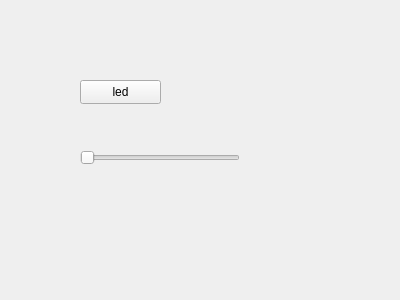
<?xml version="1.0" encoding="UTF-8"?>
<ui version="4.0">
 <class>Widget</class>
 <widget class="QWidget" name="Widget">
  <property name="geometry">
   <rect>
    <x>0</x>
    <y>0</y>
    <width>400</width>
    <height>300</height>
   </rect>
  </property>
  <property name="windowTitle">
   <string>Widget</string>
  </property>
  <widget class="QPushButton" name="pushButton">
   <property name="geometry">
    <rect>
     <x>80</x>
     <y>80</y>
     <width>81</width>
     <height>24</height>
    </rect>
   </property>
   <property name="text">
    <string>led</string>
   </property>
  </widget>
  <widget class="QSlider" name="horizontalSlider">
   <property name="geometry">
    <rect>
     <x>80</x>
     <y>150</y>
     <width>160</width>
     <height>16</height>
    </rect>
   </property>
   <property name="orientation">
    <enum>Qt::Horizontal</enum>
   </property>
  </widget>
 </widget>
 <layoutdefault spacing="6" margin="11"/>
 <resources/>
 <connections/>
</ui>
